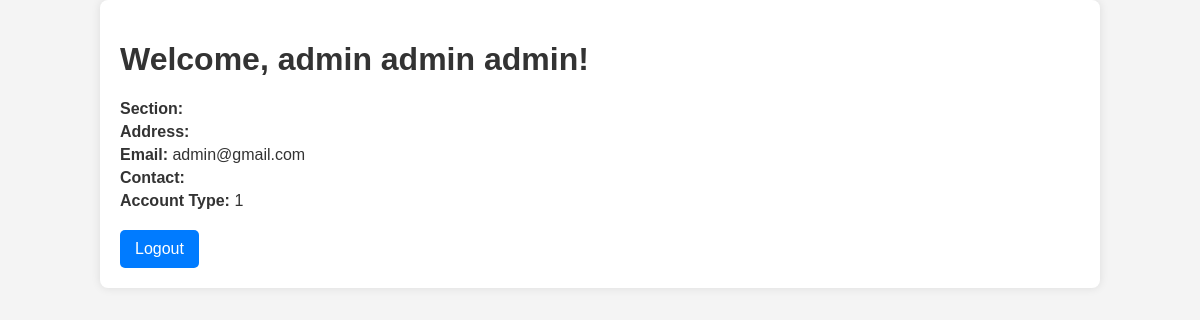
The page /user/index.php (signed in) on the database its author committed.
### tables this page shows
CREATE TABLE `mytbl` (
  `id` int(11) NOT NULL,
  `fName` varchar(255) NOT NULL,
  `mName` varchar(255) NOT NULL,
  `lName` varchar(255) NOT NULL,
  `section` varchar(255) NOT NULL,
  `address` varchar(255) NOT NULL,
  `email` varchar(255) NOT NULL,
  `contact` varchar(255) NOT NULL,
  `password` varchar(255) NOT NULL,
  `account_type` varchar(1) NOT NULL
);

### user/index.php (the view, shortened to what this page needs)
<?php
if (isset($_SESSION["id"])) {
    $user_id = $_SESSION["id"];
    include("../connections.php");
    $get_record = mysqli_query($connections, "SELECT * FROM mytbl WHERE id= '$user_id'");
    $row_edit = mysqli_fetch_array($get_record);
    if ($row_edit) {
        $db_fName = htmlspecialchars($row_edit["fName"]);
        $db_mName = htmlspecialchars($row_edit["mName"]);
        $db_lName = htmlspecialchars($row_edit["lName"]);
        $db_section = htmlspecialchars($row_edit["section"]);
        $db_address = htmlspecialchars($row_edit["address"]);
        $db_email = htmlspecialchars($row_edit["email"]);
        $db_contact = htmlspecialchars($row_edit["contact"]);
        $db_account_type = htmlspecialchars($row_edit["account_type"]);
    }
?>
<!DOCTYPE html>
<html lang="en">
<head>
</head>
<body>
    <div class="container">
        <h1>Welcome, <?php echo "$db_fName $db_mName $db_lName"; ?>!</h1>
        <div class="user-info">
            <p><strong>Section:</strong> <?php echo $db_section; ?></p>
            <p><strong>Address:</strong> <?php echo $db_address; ?></p>
            <p><strong>Email:</strong> <?php echo $db_email; ?></p>
            <p><strong>Contact:</strong> <?php echo $db_contact; ?></p>
            <p><strong>Account Type:</strong> <?php echo $db_account_type; ?></p>
        </div>
        <a href="logout.php" class="logout-link">Logout</a>
    </div>
<?php
}
?>
</body>
</html>

### user/index.php (style rules this page uses)
body { font-family: Arial, sans-serif; background-color: #f4f4f4; color: #333; margin: 0; padding: 0; }
.container { width: 80%; margin: 0 auto; padding: 20px; background-color: #fff; border-radius: 8px; box-shadow: 0 0 10px rgba(0, 0, 0, 0.1); }
h1 { color: #333; }
.user-info { margin-bottom: 20px; }
.user-info p { margin: 5px 0; }
.logout-link { display: inline-block; padding: 10px 15px; color: #fff; background-color: #007bff; text-decoration: none; border-radius: 5px; }

### rows shown on the page
mytbl: fName "admin", mName "admin", lName "admin", email "admin@gmail.com", account_type "1"
